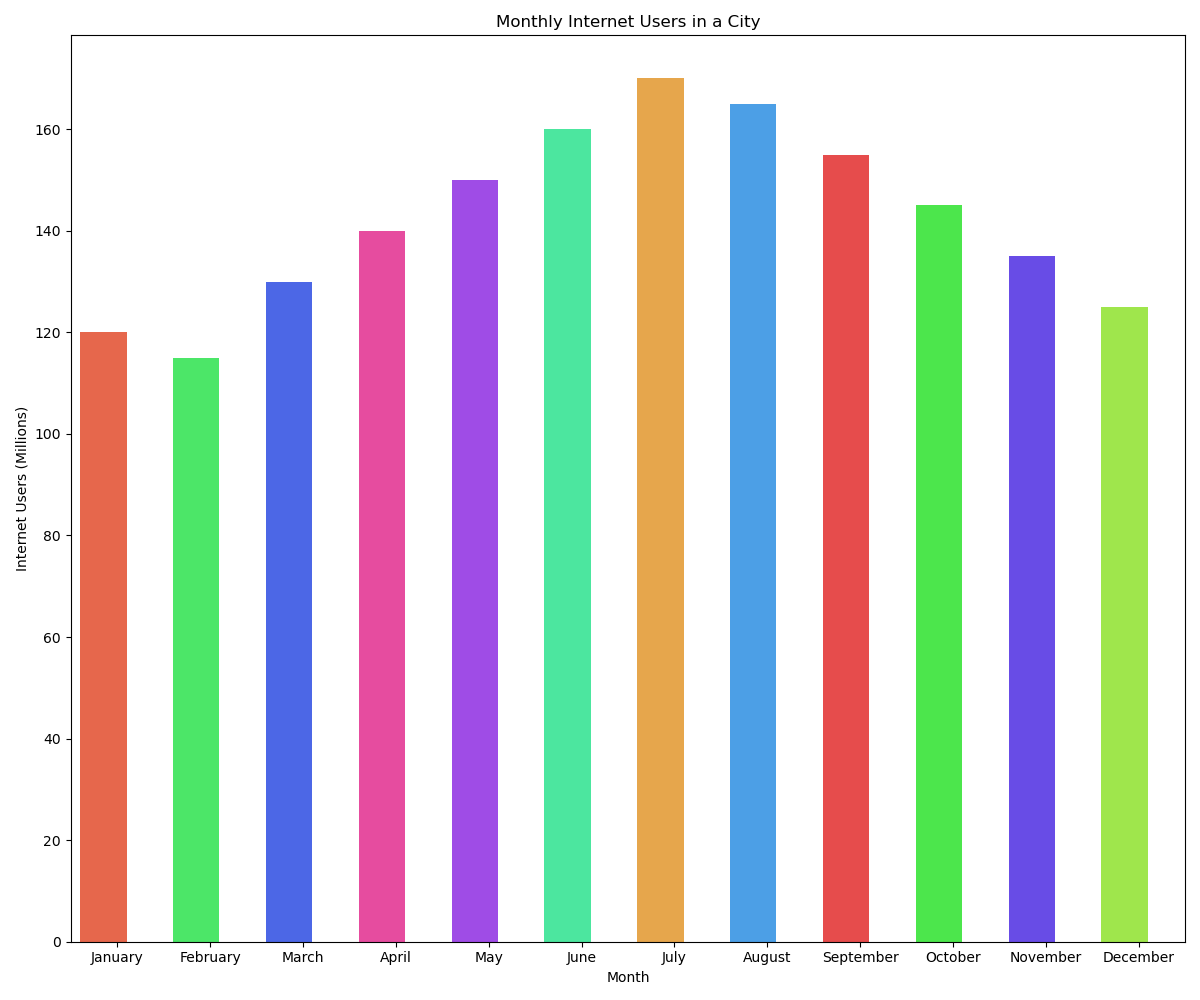

Generate this figure with Python:

import seaborn as sns
import pandas as pd
import matplotlib.pyplot as plt

# Create the dataframe from the given data
data = {
    'Month': ['January', 'February', 'March', 'April', 'May', 'June', 
              'July', 'August', 'September', 'October', 'November', 'December'],
    'Monthly_Internet_Users_Millions': [120, 115, 130, 140, 150, 160, 170, 165, 155, 145, 135, 125]
}

df = pd.DataFrame(data)

# Define a color palette with hexadecimal color codes
colors = ["#ff5733", "#33ff57", "#3357ff", "#ff33a1", "#a133ff", 
          "#33ffa1", "#ffaa33", "#33a1ff", "#ff3333", "#33ff33", 
          "#5733ff", "#a1ff33"]

# Create a figure and adjust its size
plt.figure(figsize=(12, 10))

# Draw a vertical barplot
barplot = sns.barplot(
    x='Month',
    y='Monthly_Internet_Users_Millions',
    data=df,
    palette=colors
)

# Modify bar width
for bar in barplot.patches:
    bar.set_width(0.5)

# Draw the plot
plt.title('Monthly Internet Users in a City')
plt.xlabel('Month')
plt.ylabel('Internet Users (Millions)')

plt.tight_layout()
plt.show()
